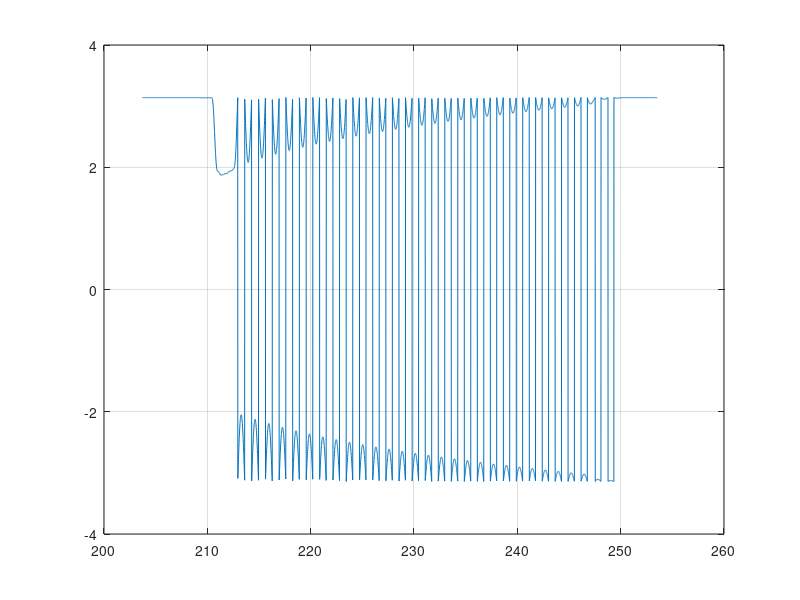
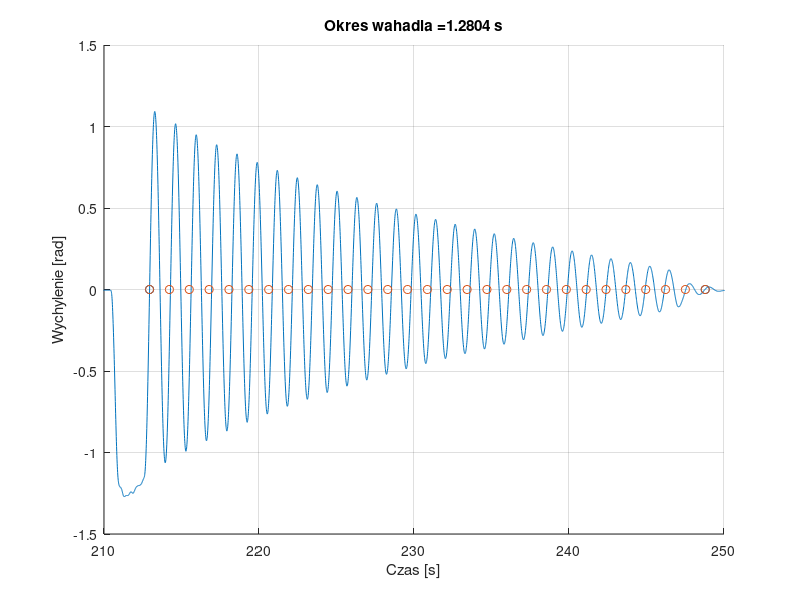
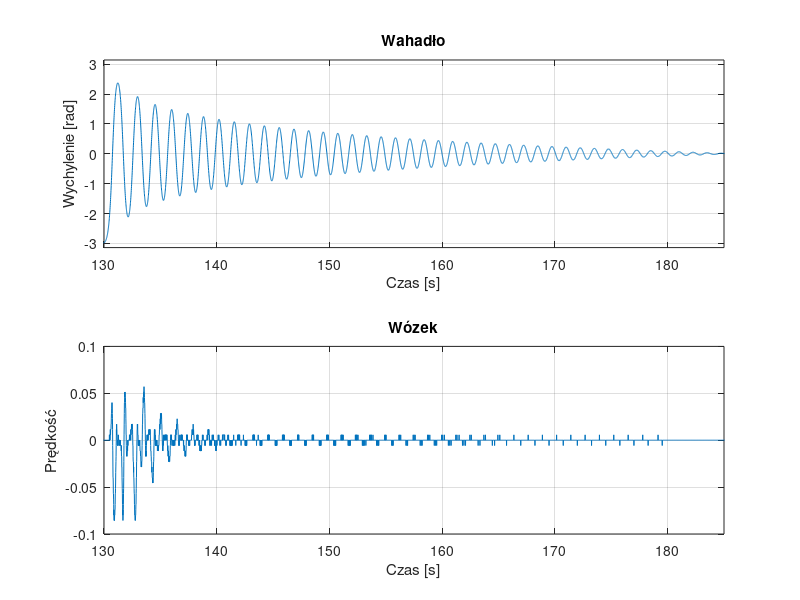
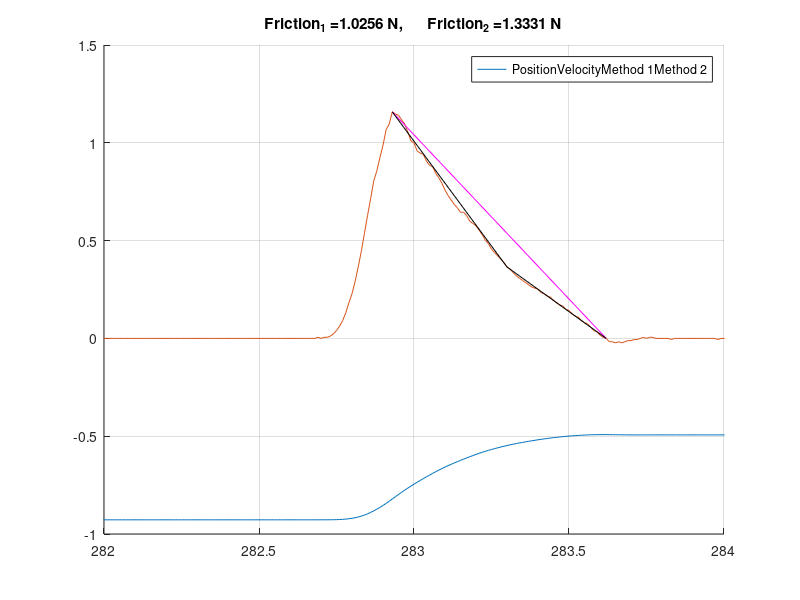

These figures' MATLAB source, in order:
% signals(1) - sterowanie
% signals(2) - wychylenie wahadla
% signals(3) - predkosc wahadla
% signals(4) - polozenie wozka
% signals(5) - predkosc wozka

% data = load("data/wplyw_pchniecia_wozka_na_bujanie_wahadla_w_lewo.mat");
data = load("data/bujanie_wahadla_trzymajac_reka_wozek.mat");
mass = 0.611; % kg

figure(1)
plot(data.P1_Data.time, data.P1_Data.signals(2).values)
grid on

%% Okres drgan oraz tarcie wahadla
data = load("data/bujanie_wahadla_trzymajac_reka_wozek.mat");
time = data.P1_Data.time;
pos = data.P1_Data.signals(2).values;
vel = zeros(size(pos, 1), 1);

pos(1) = 0;
for i=2:size(pos, 1)
    if pos(i) > 0
        pos(i) = pos(i) - pi;
    elseif pos(i) < 0
        pos(i) = pos(i) + pi;
    end
    vel(i) = (pos(i) - pos(i-1)) / (time(i) - time(i-1));
end

num_of_swings = 28;
t1 = 212.94; t2 = 248.79; t = (t2 - t1) / num_of_swings;

figure(2); clf(2); hold on; grid on; 
xlim([210 250]); xlabel("Czas [s]"); ylabel("Wychylenie [rad]");
title(strcat("Okres wahadla = ", num2str(t), " s"));

plot(time, pos); 
scatter([t1; t2], [0; 0], 'r*');
scatter(transpose(t1:t:t2), zeros(num_of_swings + 1,1), 'b.');


% figure(4); clf(4); hold on; grid on; 
% plot(time, vel);
% % Spsob nr 1 : Przyblizenie prosta - 2 punkty
% plot([439.17, 453.54], [5.21553, 2.76117], 'm');
% acceleration = (2.76117 - 5.21553) / (453.54 - 439.17);  % m / s^2
% friction = abs(mass * acceleration); % N
% title(strcat("Tarcie wahadla = ", num2str(friction), " N"))
% legend(["Velocity", "Method 1"]);

%% Tarcie wozka
% LEWO
data = load("data/wplyw_pchniecia_wozka_na_bujanie_wahadla_w_lewo.mat");
time = data.P1_Data.time;
pos = data.P1_Data.signals(4).values;
vel = data.P1_Data.signals(5).values;
figure(3); clf(3); hold on; grid on; 
plot(time, pos); plot(time, vel); xlim([438, 440]);
% % % % % % % % % % % % % % % % % % % % % % % % % % % % % % % % % % % % % 
% % Sposob nr 1: Przyblizenie liniowe - 2 punkty
% Indexes: 261 -> 370
plot([438.7, 439.78], [-1.9341, 0.0057053], 'm')
% time:     start: 438.7   s     stop: 439.78   m/s
% velocity: start: -1.9341 s     stop: 0        m/s
acceleration = 1.9341 / (439.78 - 438.7);     % m / s^2
friction1 = mass * acceleration;               % N
disp(strcat("Ruch w lewo. Tarcie wozka = ", num2str(friction1), " N -> Method 1"))
% % % % % % % % % % % % % % % % % % % % % % % % % % % % % % % % % % % % % 
% % Sposob nr 2: Przyblizenie liniowe - 3 punkty, 2 proste
% Indexes: 261 -> 301, 301 -> 370
% plot([438.7, 439.15],  [-1.9341,   -0.650404], 'b')
% plot([439.15, 439.78], [-0.650404, 0.0057053], 'b')
plot([438.7, 439.09],  [-1.9341,   -0.741689], 'k')
plot([439.09, 439.78], [-0.741689, 0.0057053], 'k')
% time:     start: 438.7   s     stop: 439.78   m/s
% velocity: start: -1.9341 s     stop: 0        m/s
acceleration1 = (-0.741689 + 1.9341) / (439.09 - 438.7);     % m / s^2
acceleration2 = (0.0057053 + 0.741689) / (439.78 - 439.09);  % m / s^2
friction2 = mass * (acceleration1 + acceleration2) / 2; % N
disp(strcat("Friction = ", num2str(friction2), " N -> Method 2"))
% % % % % % % % % % % % % % % % % % % % % % % % % % % % % % % % % % % % % 
legend(["Position", "Velocity", "Method 1", "Method 2"])
title(strcat("Friction_{1} = ", num2str(friction1),...
    " N,      Friction_{2} = ", num2str(friction2), " N"))

% PRAWO
data = load("data/wplyw_pchniecia_wozka_na_bujanie_wahadla.mat");
time = data.P1_Data.time;
pos = data.P1_Data.signals(4).values;
vel = data.P1_Data.signals(5).values;
figure(31); clf(31); hold on; grid on; 
plot(time, pos); plot(time, vel); xlim([282, 284]);
% % % % % % % % % % % % % % % % % % % % % % % % % % % % % % % % % % % % % 
% % Sposob nr 1: Przyblizenie liniowe - 2 punkty
% Indexes: 261 -> 370
plot([282.93, 283.62], [1.15818, 0], 'm')
% time:     start: 438.7   s     stop: 439.78   m/s
% velocity: start: -1.9341 s     stop: 0        m/s
acceleration = 1.15818 / (283.62 - 282.93);     % m / s^2
friction1 = mass * acceleration;               % N
disp(strcat("Ruch w lewo. Tarcie wozka = ", num2str(friction1), " N -> Method 1"))
% % % % % % % % % % % % % % % % % % % % % % % % % % % % % % % % % % % % % 
% % Sposob nr 2: Przyblizenie liniowe - 3 punkty, 2 proste
% Indexes: 261 -> 301, 301 -> 370
% plot([438.7, 439.15],  [-1.9341,   -0.650404], 'b')
% plot([439.15, 439.78], [-0.650404, 0.0057053], 'b')
plot([282.93, 283.3],  [1.15818, 0.365139], 'k')
plot([283.3, 283.62], [0.365139, 0], 'k')
% time:     start: 438.7   s     stop: 439.78   m/s
% velocity: start: -1.9341 s     stop: 0        m/s
acceleration1 = (-0.741689 + 1.9341) / (283.3 - 282.93);     % m / s^2
acceleration2 = (0.365139) / (283.62 - 283.3);  % m / s^2
friction2 = mass * (acceleration1 + acceleration2) / 2; % N
disp(strcat("Friction = ", num2str(friction2), " N -> Method 2"))
% % % % % % % % % % % % % % % % % % % % % % % % % % % % % % % % % % % % % 
legend(["Position", "Velocity", "Method 1", "Method 2"])
title(strcat("Friction_{1} = ", num2str(friction1),...
    " N,      Friction_{2} = ", num2str(friction2), " N"))

%% Bujanie a ruch wozka
data = load("data/wplyw_bujania_na_ruch_wozka.mat");
time = data.P1_Data.time;
pend_pos = data.P1_Data.signals(2).values;
troll_pos = data.P1_Data.signals(4).values;
troll_vel = data.P1_Data.signals(5).values;

pend_pos(1) = 0;
for i=2:size(pend_pos, 1)
    if pend_pos(i) > 0
        pend_pos(i) = pend_pos(i) - pi;
    elseif pend_pos(i) < 0
        pend_pos(i) = pend_pos(i) + pi;
    end
    vel(i) = (pend_pos(i) - pend_pos(i-1)) / (time(i) - time(i-1));
end

figure(3); clf(3); hold on; grid on; r=2;c=1;n=1; 
subplot(r,c,n); n=n+1; plot(time, pend_pos);  grid on; ylim([-pi pi]); xlim([130 185]);
xlabel("Czas [s]"); ylabel("Wychylenie [rad]"); title("Wahadło");

subplot(r,c,n); n=n+1; plot(time, troll_vel); grid on; ylim([-0.1 0.1]); xlim([130 185]);
xlabel("Czas [s]"); ylabel("Prędkość"); title("Wózek");








